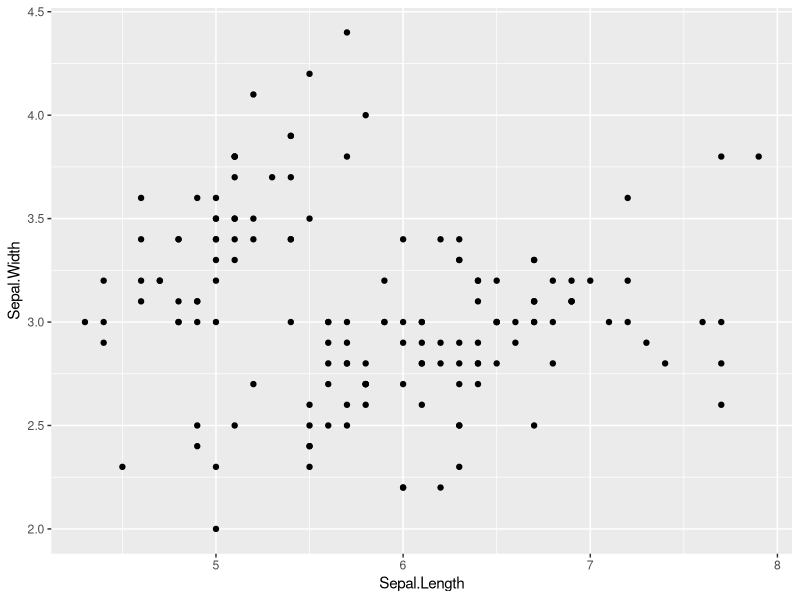
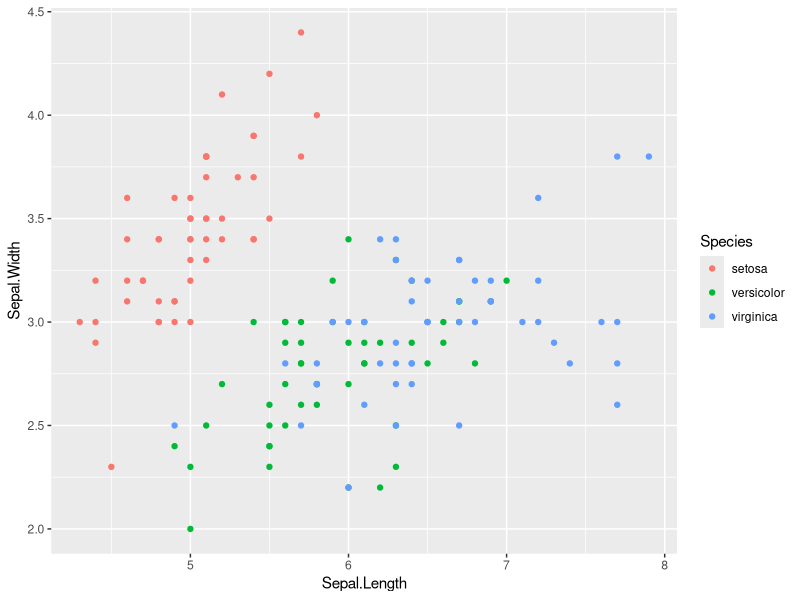
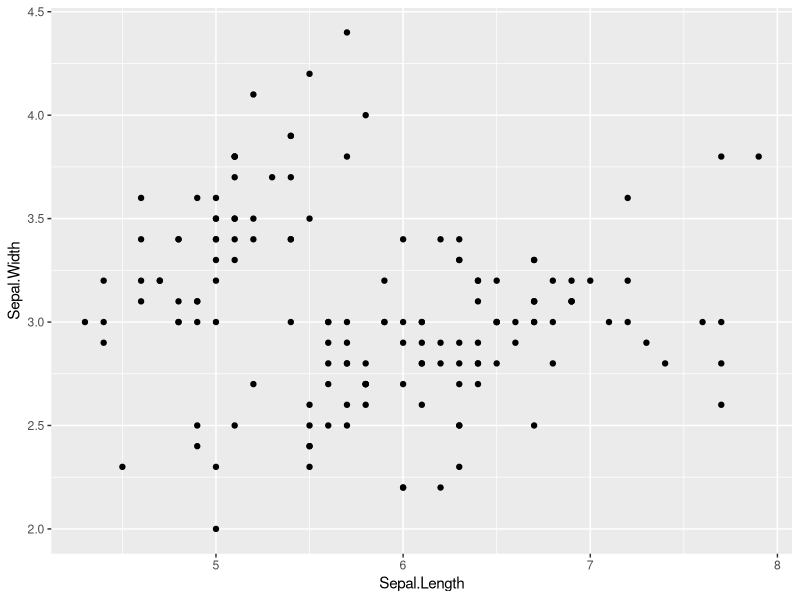
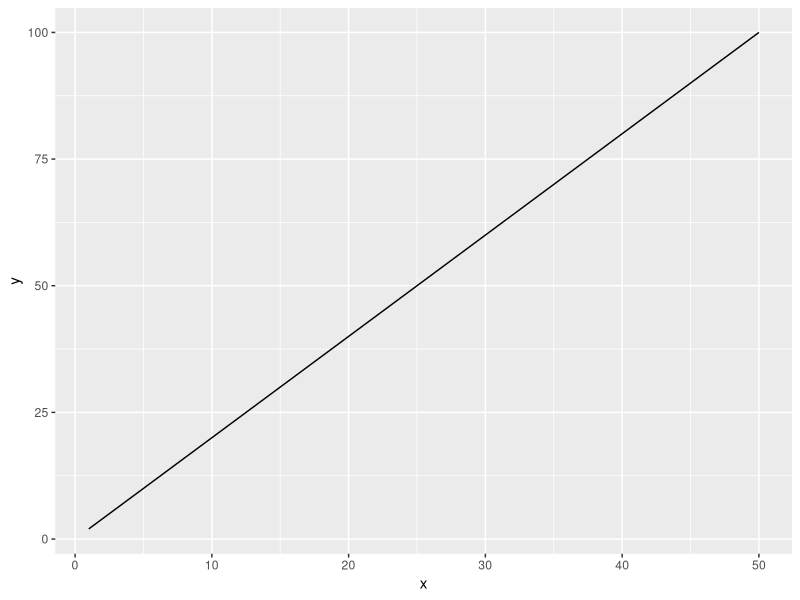
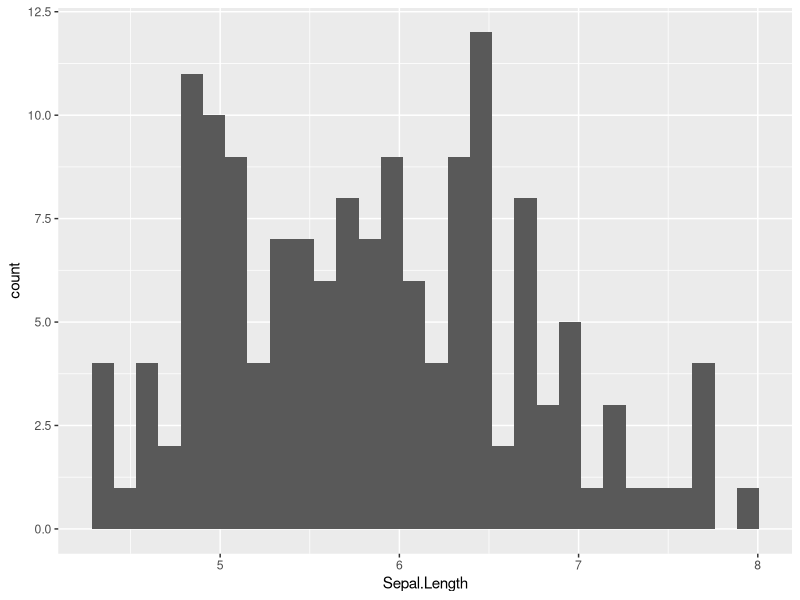
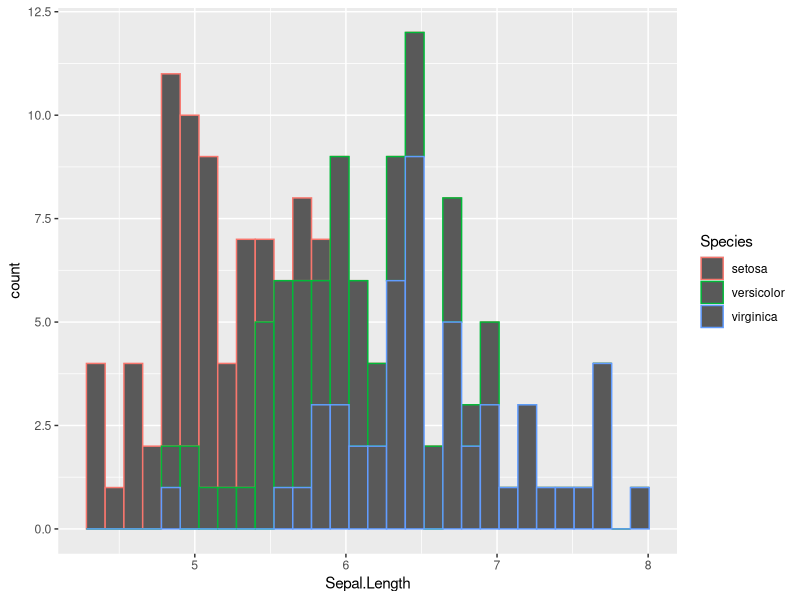
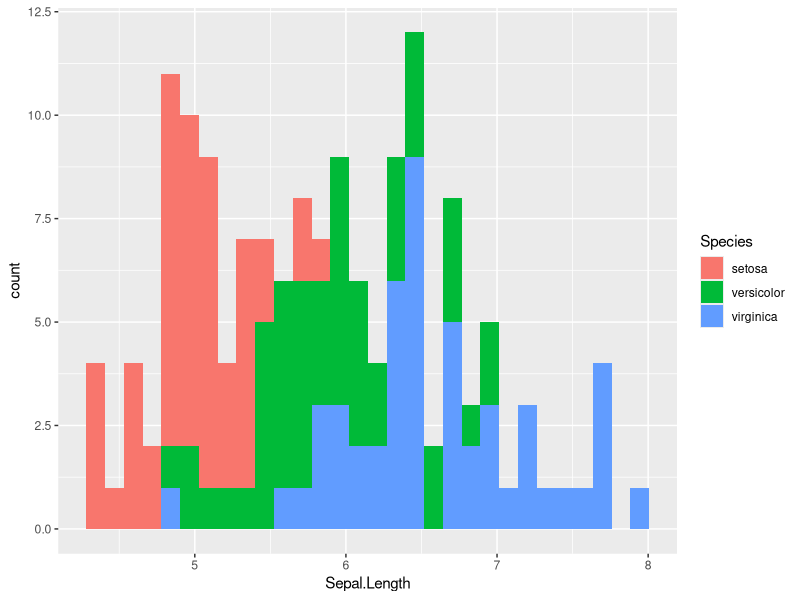
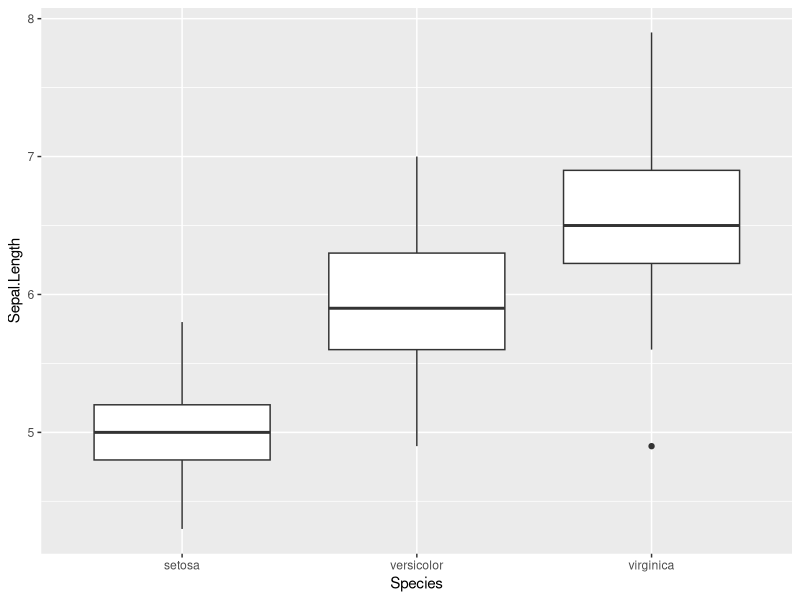

These charts were generated, in order, by the following R code: (Note: this script raises an error after producing the figures.)
#install.packages("tidyverse")
library(tidyverse)

set.seed(123)

iris_sub <- as_tibble(iris) %>% 
  group_by(Species) %>% 
  sample_n(3) %>% 
  ungroup()

print(iris_sub)

# refresher ---------------------------------------------------------------

# exercise 1
# filter iris_sub to those with Sepal.Length greater than 5
# assign to 'df_g5'

df_g5 <- filter(iris_sub,
                Sepal.Length >5)

# exercise 2
# select columns of Sepal.Length and Petal.width from iris_sub
# assign to 'df_sp'

df_sp <- iris_sub %>%
  select(c(Sepal.Length, Petal.Width))

# exercise 3
# arrange rows by Petal.width in iris_sub
# asssign to 'df_arrange'

df_arange <- iris_sub %>%
  arrange(Petal.Width)

# exercise 4
# do exercise 1-3 at once with pipes
# assign to 'df_master'

df_master <- iris_sub %>% 
  filter(Sepal.Length > 5) %>%
  select (c(Sepal.Length, Petal.Width)) %>%
  arrange(Petal.Width)

# extra
# calculate mean Patel.Width for each Species separately
# use group_by() and summarize() functions

df_means <- iris_sub %>%
  group_by(Species) %>%
  summarize (mean_pw = mean(Petal.Width))





# ggplot ------------------------------------------------------------------

# basic syntax
## without pipe

(g_eaxample <- ggplot(data = iris, 
       mapping = aes(x = Sepal.Length,
                     y = Sepal.Width)) +
  geom_point())

# with pipe

g_example <- iris %>%
  ggplot(mapping = aes(x = Sepal.Length,
                       y = Speal.Width)) +
    geom_point()

# color
iris %>%
  ggplot(mapping = aes(x = Sepal.Length,
                       y = Sepal.Width,
                       color = Species)) +
  geom_point()

# pitfall, when you color points or anything (incorrect)
iris %>%
  ggplot(mapping = aes(x = Sepal.Length,
                       y= Sepal.Width),
         color = Species) +
  geom_point()

g_scol <- iris %>%
  ggplot(mapping = aes(x = Sepal.Length,
                      y= Sepal.Width,)) +
  geom_point(color = "salmon")
 


# line plot

df0 <- tibble(x = rep(1:50, 3),
              y = x * 2)

df0 %>%
  ggplot(aes(x = x,
             y = y)) + 
  geom_line()

# histogram
iris %>%
  ggplot(aes(x = Sepal.Length)) +
  geom_histogram()

# histogram colored by species
iris%>% 
  ggplot(aes(x= Sepal.Length,
             color = Species)) +
  geom_histogram()

# histogram filled by color
iris%>% 
  ggplot(aes(x= Sepal.Length,
             fill = Species)) +
  geom_histogram()

# boxplot
iris %>% 
  ggplot(aes(x = Species,
             y = Sepal.Length)) +
  geom_boxplot()

# boxplot filled by species

iris %>% 
  ggplot(aes(x = Species,
             y = Sepal.Length,
             fill = Species)) +
  geom_boxplot()

# use multiple layers 
iris %>%
  ggplot(aes(y = Sepal.Length,
             x = Sepcies,
             fill = Species)) +
  geom_boxplot() +
  geom_point()

iris %>% 
  ggplot(aes(x = Species,
             y = Sepal.Length,
             fill = Species)) +
  geom_boxplot() +
  geom_point()

iris %>% 
  ggplot(aes(x = Species,
             y = Sepal.Length,
             fill = Species)) +
  geom_boxplot() +
  geom_jitter(alpha = 0.25) 

